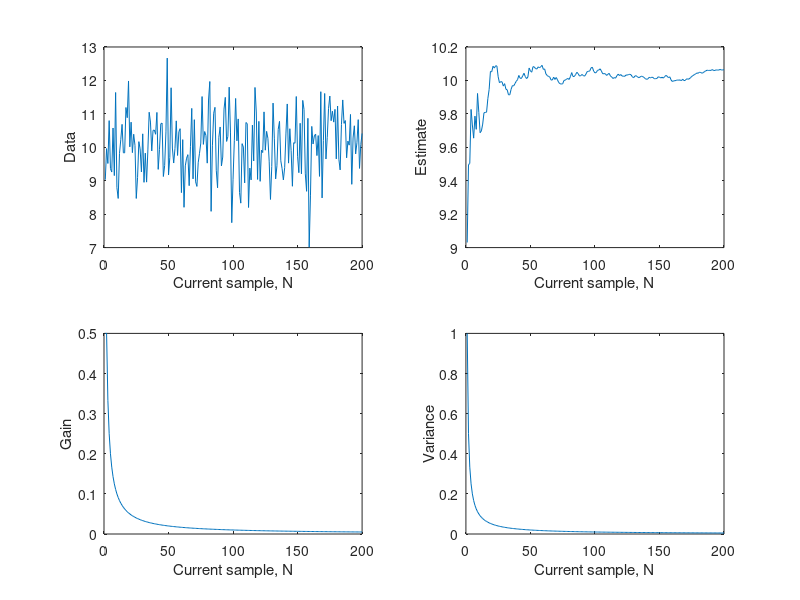

MATLAB code for this plot: (Note: this script raises an error after producing the figure.)
%% This is for EENG 5620 Statistical Signal Processing
%-------------------------------------------------------------------------%
% % Assignment 4 Problem 8.22 from the text book, what I am trying to do
% is to write a Monte Carlo simulation code for the problem, and then plot
% serveral pictures including the data sequences, estimator, gain, variance
% sequences.
%                                                                         %
% All rights reserved (c) 2018 Shengjun(Daniel) Zhang.                    %
%                                                                         %
%-------------------------------------------------------------------------%
clc; clear; close all;
%-------------------------------------------------------------------------%
% % Initialize different parameters
    A = 10;
    N = 200;
    A_estimator = zeros(1, N);
    K = zeros(1, N);
    var_A = zeros(1, N);
    sigma2_0 = 1;
    x = zeros(1, N);
%-------------------------------------------------------------------------%
% % For different r 
r_list = [1, 0.95, 1.05];
%-------------------------------------------------------------------------%
    x0 = A + sqrt(sigma2_0)*randn;
    A_estimator(1) = x0;
    var_A(1) = sigma2_0;
    x(1) = x0;
    K(1) = 0.5; % % From (8.41)
%-------------------------------------------------------------------------%
% % Monte Carlo Simulation, generate data and update estimator, gain and variance.

for j = 1:length(r_list)
    r = r_list(j);
    for i = 2: N
            sigma2 = r^i;
            x(i) = A + sqrt(sigma2)*randn;        
            K(i) = var_A(i-1)/(var_A(i-1) + sigma2);        
            A_estimator(i) = A_estimator(i-1)+K(i)*(x(i)-A_estimator(i-1));       
            var_A(i) = (1-K(i))*var_A(i-1);
    end
    figure;
    iteration = 1 : N;

    subplot(2,2,1);
    plot(iteration,  x);
    xlabel('Current sample, N'),ylabel('Data');

    subplot(2,2,2);
    plot(iteration,  A_estimator);
    xlabel('Current sample, N'),ylabel('Estimate');

    subplot(2,2,3);
    plot(iteration,  K);
    xlabel('Current sample, N'),ylabel('Gain');

    subplot(2,2,4);
    plot(iteration,  var_A);
    xlabel('Current sample, N'),ylabel('Variance');
    sgtitle(['r = ', num2str(r)], 'Interpreter', 'LaTeX');
  
    
end
%-------------------------------------------------------------------------%
